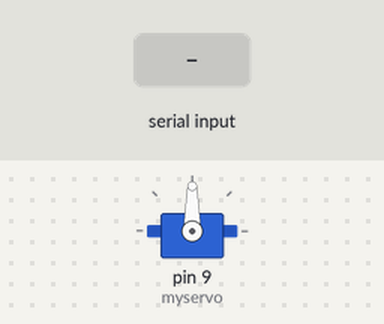
Bench run of a sketch on a simulated Arduino Uno, built with avr-gcc and run on an emulated ATmega328P. Parts: servo. Inputs (shaded band) come from the test bench. What the sketch prints to the serial monitor is not drawn.

Above: at 1.2 s.
1.3 s: "90,45\n" received over Serial
At 2.3 s:
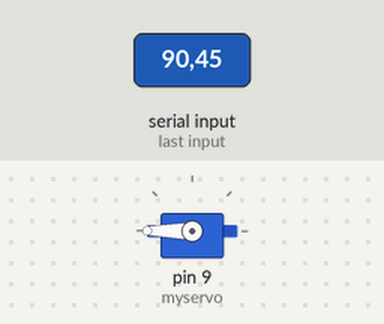
2.8 s: byte 10 ('\n') received over Serial
At 3.2 s:
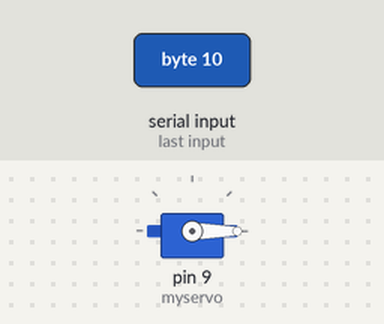
4.3 s: "90\n" received over Serial
At 5.5 s:
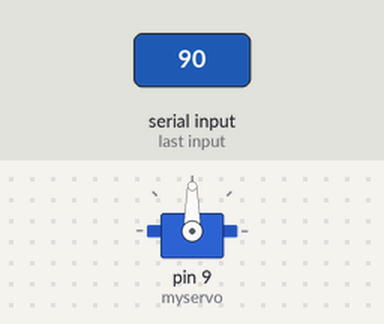
5.8 s: "30,150\n" received over Serial
At 6.9 s:
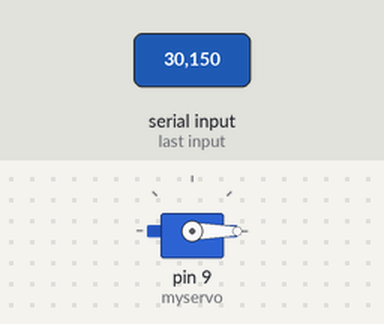
Timing chart, 0 to 8.3 s (numbered marks = the images above; inputs shaded):
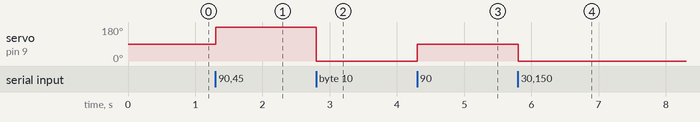

Measured:
- after the input at 1.3 s, servo on pin 9 (myservo): 90° → 180° at once
- after the input at 2.8 s, servo on pin 9 (myservo): 180° → 0° at once
- after the input at 4.3 s, servo on pin 9 (myservo): 0° → 90° at once
- after the input at 5.8 s, servo on pin 9 (myservo): 90° → 0° at once

The sketch:

Serial___Servo.ino
```cpp
#include <Servo.h>

Servo myservo;  // create servo object to control a servo
                // a maximum of eight servo objects can be created

int pos = 0;    // variable to store the servo position

void setup() {
  Serial.begin(9600);
  myservo.attach(9);  // attaches the servo on pin 9 to the servo object
  Serial.println("Arduino is ready");
}

unsigned int integerValue=0;  // Max value is 65535
char incomingByte;

void loop() {
  if (Serial.available() > 0) {   // something came across serial
    integerValue = 0;         // throw away previous integerValue
    while(1) {            // force into a loop until 'n' is received
      incomingByte = Serial.read();
      if (incomingByte == '\n') break;   // exit the while(1), we're done receiving
      if (incomingByte == -1) continue;  // if no characters are in the buffer read() returns -1
      integerValue *= 10;  // shift left 1 decimal place
      // convert ASCII to integer, add, and shift left 1 decimal place
      integerValue = ((incomingByte - 48) + integerValue);
    }

    pos = integerValue;
    myservo.write(pos);              // tell servo to go to position in variable 'pos'
  }
}
```
